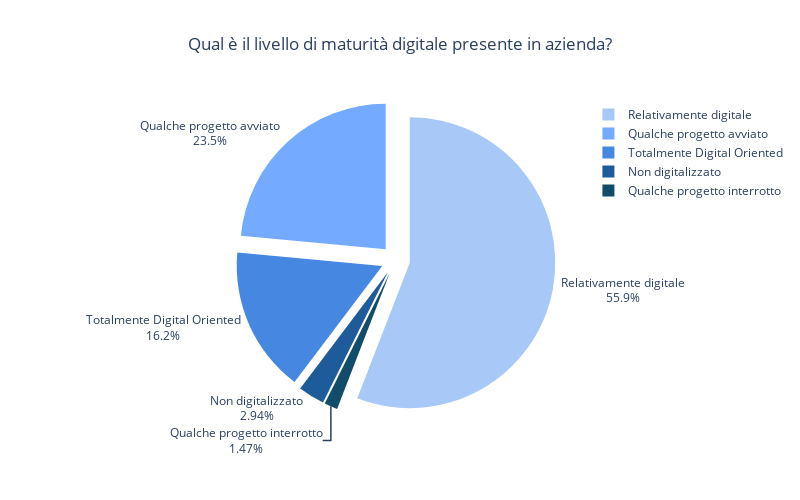
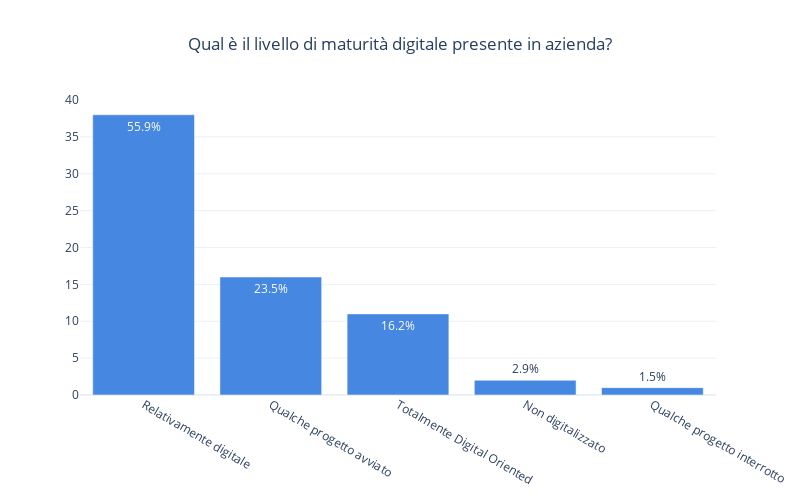

The code cell stored with these charts, in order, in its notebook:
### Code cell
import pandas as pd
import plotly.graph_objects as go

def analyze_digital_maturity(df):
    df1 = df.copy()

    # Mappatura dei valori
    values = {
        'Siamo un’azienda relativamente digitale; alcuni processi aziendali sono stati digitalizzati con l’introduzione di tecnologie digitali': 'Relativamente digitale',
        'È stato avviato qualche progetto pilota di trasformazione digitale che al momento è ancora in corso': 'Qualche progetto avviato',
        'Siamo un’azienda totalmente Digital Oriented; tutti i nostri processi sono supportati dall’utilizzo di tecnologie digitali': 'Totalmente Digital Oriented',
        'Al momento non è in corso un processo di trasformazione digitale né è stato avviato e concluso in passato': 'Non digitalizzato',
        'È stato avviato qualche progetto pilota di trasformazione digitale che è stato interrotto e non portato a compimento': 'Qualche progetto interrotto'
    }

    df1['maturita_digitale'].replace(values, inplace=True)

    # Conta i livelli di maturità digitale
    maturity_levels = df1['maturita_digitale'].value_counts()

    # 1. Crea il grafico a torta
    fig1 = go.Figure()

    # Aggiungi il grafico a torta con colori in sfumature di blu
    fig1.add_trace(
        go.Pie(
            labels=maturity_levels.index, 
            values=maturity_levels.values,
            name="Qual è il livello di maturità digitale presente in azienda?",
            marker=dict(
                colors=['#a8c8f8', '#74aaff', '#4687e1', '#1d5b9b', '#134c6b']  # Sfumature di blu
            ),
            textinfo='percent+label',  # Mostra percentuale e etichetta
            textposition='outside',  # Posiziona il testo fuori dalla torta
            pull=[0.1, 0.1, 0.1, 0.1, 0.1]  # Distacco per ogni fetta
        )
    )

    # Aggiungi titolo e layout
    fig1.update_layout(
        title="Qual è il livello di maturità digitale presente in azienda?",
        title_x=0.5,  # Centra il titolo orizzontalmente
        height=500,
        width=800,
        template='plotly_white'
    )

    # Mostra il grafico a torta
    fig1.show()

    # 2. Crea il grafico a barre
    fig2 = go.Figure()
        # Calcola le percentuali
    total = maturity_levels.sum()
    percentages = (maturity_levels / total) * 100
    # Aggiungi il grafico a barre con la legenda nascosta
    fig2.add_trace(
        go.Bar(
            x=maturity_levels.index, 
            y=maturity_levels.values, 
            name="Qual è il livello di maturità digitale presente in azienda?",
            marker=dict(color='#4687e1'), 
            text=percentages.round(1).astype(str) + '%',
            showlegend=False,
                # Nascondi la legenda per il grafico a barre
              # Nascondi la legenda per il grafico a barre
        )
    )

    # Aggiungi titolo e layout
    fig2.update_layout(
        title="Qual è il livello di maturità digitale presente in azienda?",
        title_x=0.5,  # Centra il titolo orizzontalmente
        height=500,
        width=800,
        template='plotly_white'
    )

    # Mostra il grafico a barre
    fig2.show()

# Esegui la funzione
analyze_digital_maturity(df)

### Figure 1 — Plotly figure (JSON) as saved in the notebook; plotly's stock layout.template omitted (floating-point values rounded to 4 significant figures)
{"data": [{"labels": ["Relativamente digitale", "Qualche progetto avviato", "Totalmente Digital Oriented", "Non digitalizzato", "Qualche progetto interrotto"], "marker": {"colors": ["#a8c8f8", "#74aaff", "#4687e1", "#1d5b9b", "#134c6b"]}, "name": "Qual è il livello di maturità digitale presente in azienda?", "pull": [0.1, 0.1, 0.1, 0.1, 0.1], "textinfo": "percent+label", "textposition": "outside", "type": "pie", "values": [38, 16, 11, 2, 1]}], "layout": {"height": 500, "title": {"text": "Qual è il livello di maturità digitale presente in azienda?", "x": 0.5}, "width": 800}}

### Figure 2 — Plotly figure (JSON) as saved in the notebook; plotly's stock layout.template omitted (floating-point values rounded to 4 significant figures)
{"data": [{"marker": {"color": "#4687e1"}, "name": "Qual è il livello di maturità digitale presente in azienda?", "showlegend": false, "text": ["55.9%", "23.5%", "16.2%", "2.9%", "1.5%"], "type": "bar", "x": ["Relativamente digitale", "Qualche progetto avviato", "Totalmente Digital Oriented", "Non digitalizzato", "Qualche progetto interrotto"], "y": [38, 16, 11, 2, 1]}], "layout": {"height": 500, "title": {"text": "Qual è il livello di maturità digitale presente in azienda?", "x": 0.5}, "width": 800}}
